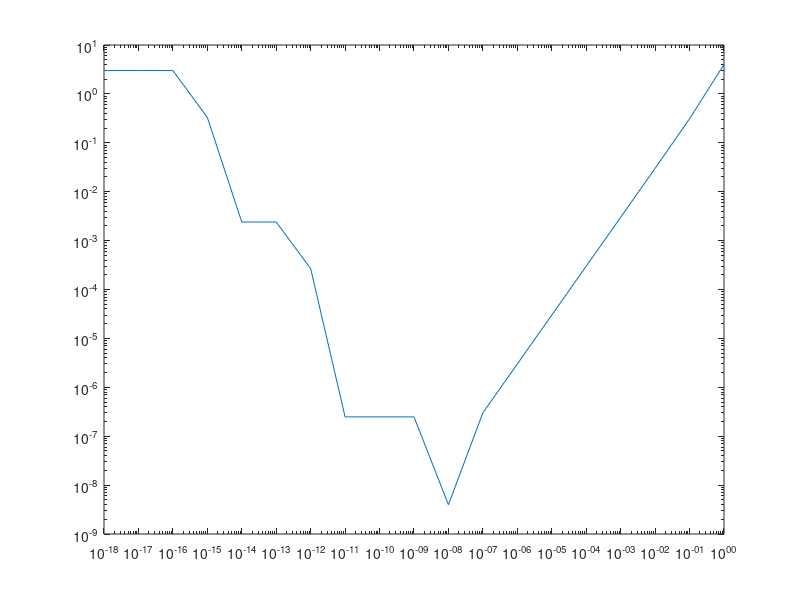

The MATLAB script that drew this image:
%% code for section 09 of MATLAB script
f=@(x)x.^3;                        % Define true function
x=1;
truefprime=3*x.^2;   
              % Define true derivative 
h=10.^-(0:18);                     % Different values of h 
f_prime=( f(x+h)-f(x) )./h         % Calc all derivatives in one step
loglog(h,abs(truefprime-f_prime))  % Log/log plot of error 
                                   % as function of h 

%% Loss of precision theorem
x=1.23457;            % Define two similar numbers ... 
y=1.23456;            % with 6 digits of precision. 
format long 
-log10(1-y/x)         % Prediction of the number of digits lost. 
x-y                   % Result has only one digit of precision, 
                      % five lost. 
